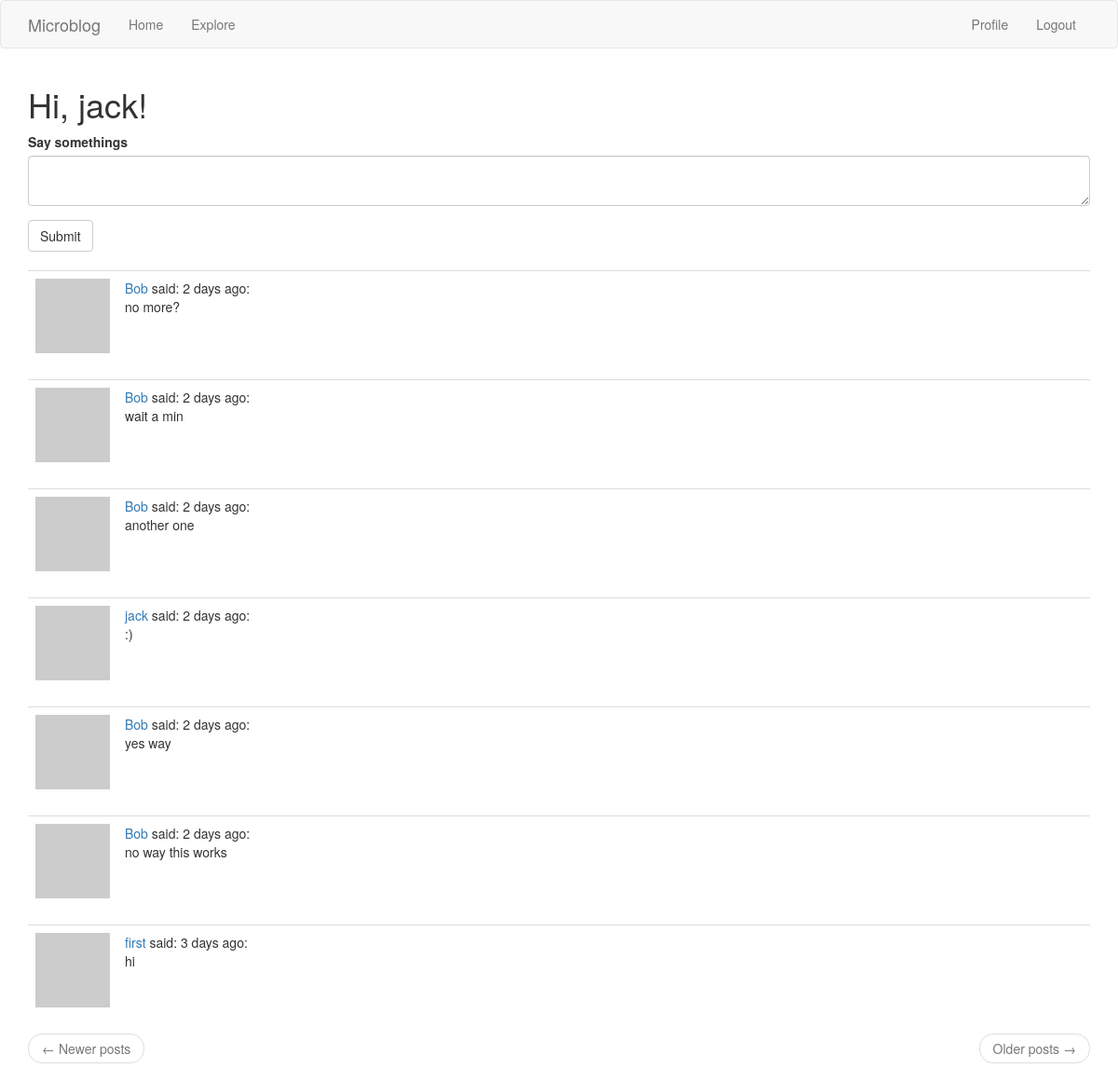
The page /index (signed in) on the database as committed earlier.
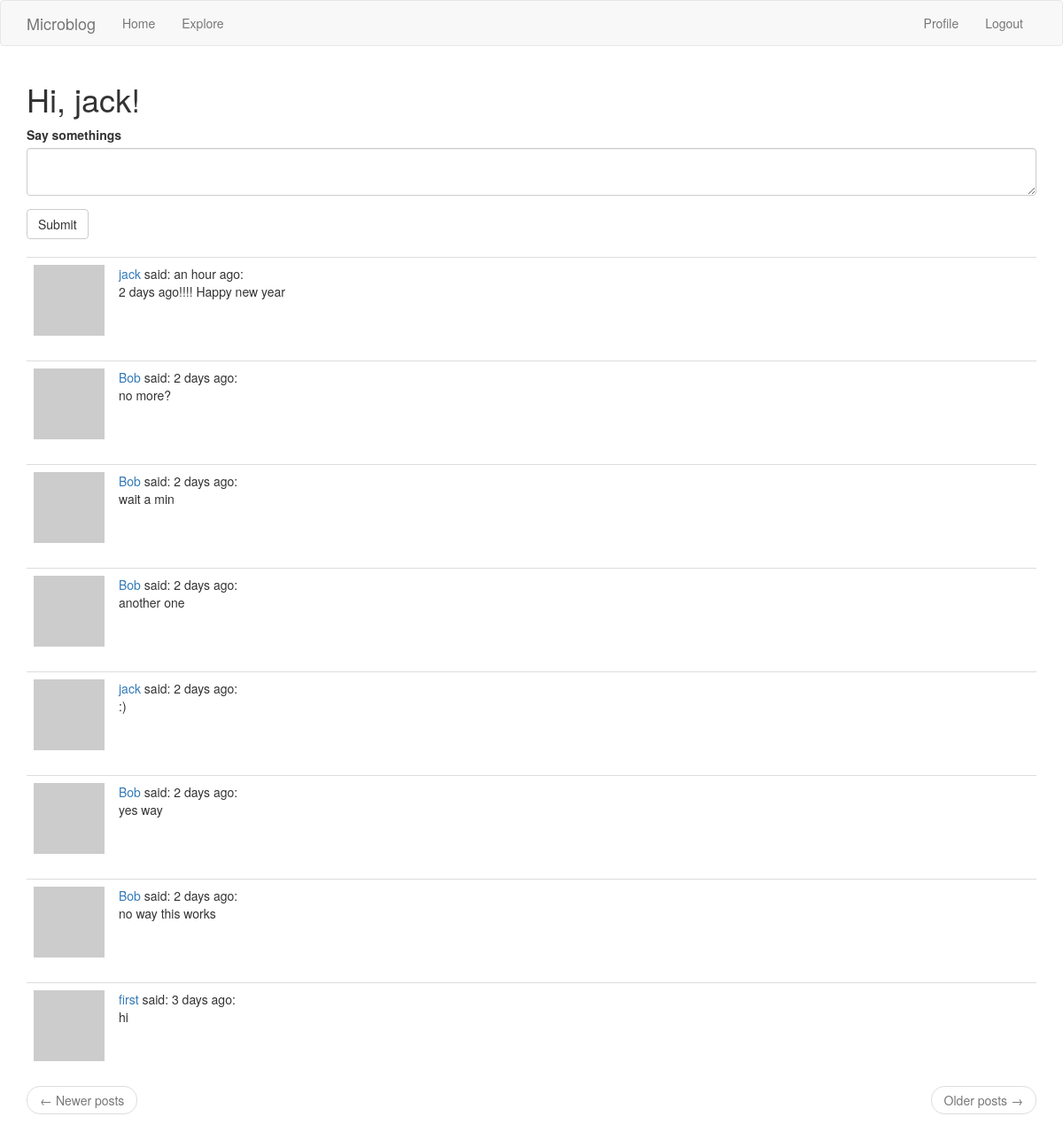
The same page on the database as committed later.
### app/models.py (models this page shows, shortened)
class Post(db.Model):
    id = db.Column(db.Integer, primary_key=True)
    body = db.Column(db.String(140))
    timestamp = db.Column(db.DateTime, index=True, default=datetime.utcnow())
    user_id = db.Column(db.Integer, db.ForeignKey('user.id')) #they are connected by this

class User(UserMixin, db.Model):
    id = db.Column(db.Integer, primary_key=True)
    username = db.Column(db.String(64), index=True, unique=True)
    email = db.Column(db.String(120), index=True, unique=True)
    password_hash = db.Column(db.String(128))
    posts = db.relationship('Post', backref='author', lazy='dynamic')
    about_me = db.Column(db.String(140))
    last_seen = db.Column(db.DateTime, default=datetime.utcnow())
    followed = db.relationship('User', secondary=followers,
    primaryjoin=(followers.c.follower_id == id),
    secondaryjoin=(followers.c.followed_id == id),
    backref=db.backref('followers', lazy='dynamic'), lazy='dynamic')
    def avatar(self,size):
        digest = md5(self.email.lower().encode('utf-8')).hexdigest()
        return 'https:www.gravatar.com/avatar/{}?d=identicon&s={}'.format(digest, size)
    def followed_posts(self):
        followed = Post.query.join(
            followers, (followers.c.followed_id == Post.user_id)).filter(
            followers.c.follower_id == self.id)
        own = Post.query.filter_by(user_id=self.id) #adds own posts to timeline
        return followed.union(own).order_by(Post.timestamp.desc())

### app/routes.py (the view)
@app.route('/', methods=["GET","POST"])
@app.route('/index', methods=["GET","POST"]) #decorators
@login_required
def index():
    form = PostForm()
    if form.validate_on_submit():
        post = Post(body=form.post.data, author=current_user)
        db.session.add(post)
        db.session.commit()
        flash('Your post is now live')
        return redirect(url_for('index'))
    page = request.args.get('page',1,type=int)
    posts = current_user.followed_posts().paginate(
    page, app.config['POSTS_PER_PAGE'], False)
    next_url = url_for('index',page=posts.next_num) if posts.has_next else None
    prev_url = url_for('index',page=posts.prev_num) if posts.has_prev else None
    return render_template('index.html', title='Home Page', form=form,
    posts=posts.items, next_url=next_url, prev_url=prev_url)

### app/forms.py
class PostForm(FlaskForm):
    post = TextAreaField('Say somethings',
    validators=[DataRequired(),Length(min=1,max=140)])
    submit = SubmitField('Submit')

### app/models.py (called while the page is built)
@login.user_loader
def load_user(id):
    return User.query.get(int(id))

### app/routes.py (called while the page is built)
@app.before_request
def before_request():
    if current_user.is_authenticated:
        current_user.last_seen = datetime.utcnow()
        db.session.commit()

### app/templates/index.html
{% extends "base.html" %}
{% import 'bootstrap/wtf.html' as wtf %}
{% block app_content %}
    <h1>Hi, {{ current_user.username }}!</h1>
    {% if form %}
    {{ wtf.quick_form(form) }}
    <br>
    {% endif %}
    {% for post in posts %}
        {% include '_post.html' %}
    {% endfor %}
    <nav aria-label="...">
        <ul class="pager">
            <li class="previous{% if not prev_url %} disabled{% endif %}">
                <a href="{{ prev_url or '#' }}">
                    <span aria-hidden="true">&larr;</span> Newer posts
                </a>
            </li>
            <li class="next{% if not next_url %} disabled{% endif %}">
                <a href="{{ next_url or '#' }}">
                    Older posts <span aria-hidden="true">&rarr;</span>
                </a>
            </li>
        </ul>
    </nav>
{% endblock %}

### app/templates/_post.html
<table class="table table-hover">
  <tr>
    <td width='70px'>
      <a href="{{ url_for('user', username=post.author.username)}}">
        <img src="{{post.author.avatar(70)}}"/>
      </a>
    </td>
    <td>
      <a href="{{ url_for('user', username=post.author.username)}}">
        {{ post.author.username}}
      </a>
      said: {{ moment(post.timestamp).fromNow() }}:
      <br> {{post.body}}
    </td>
  </tr>
</table>

Rows that differ between the two databases and show on the page:
added Post: author.username "jack", timestamp "an hour ago", body "2 days ago!!!! Happy new year"
